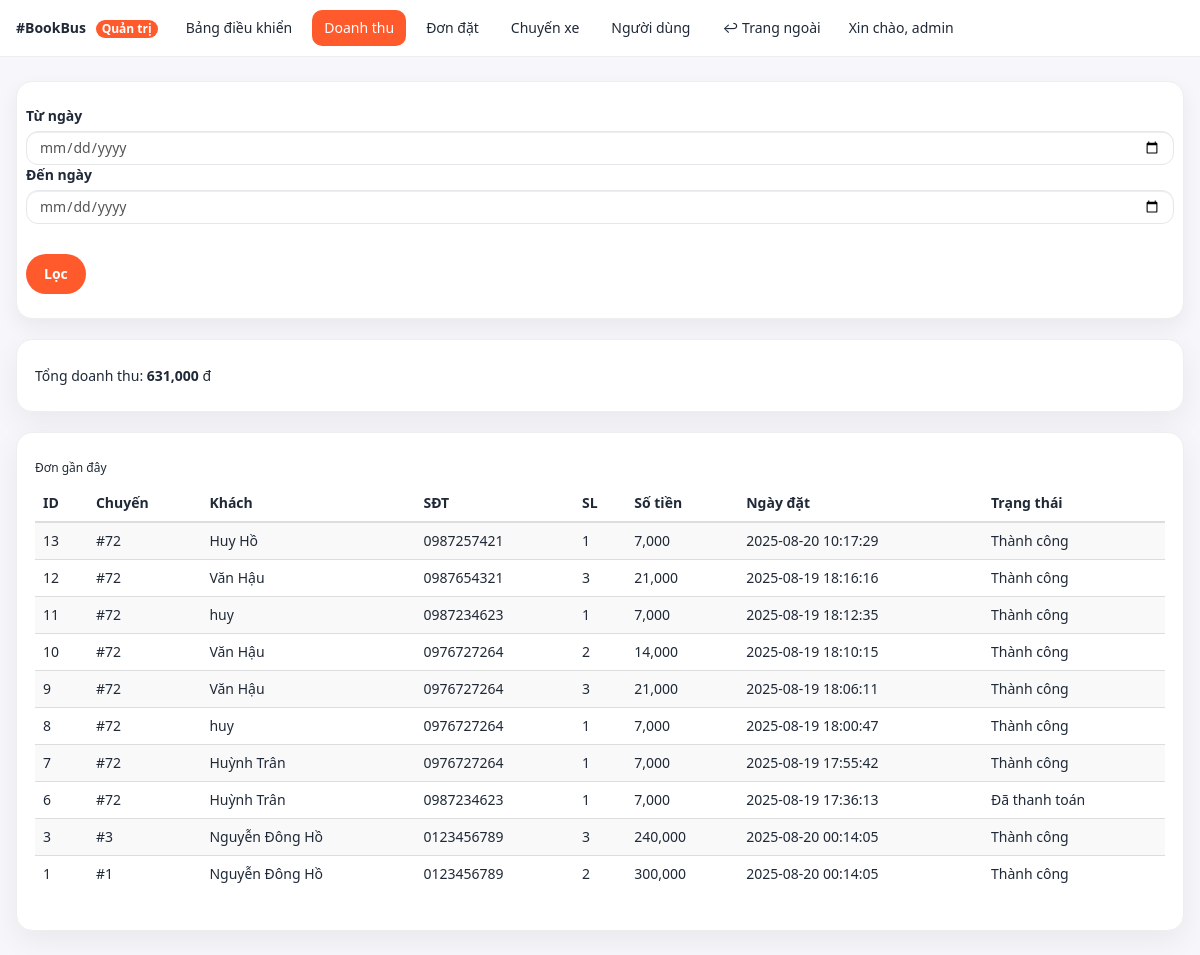
Page /admin/doanhthu.php (signed in) on the earlier database version.
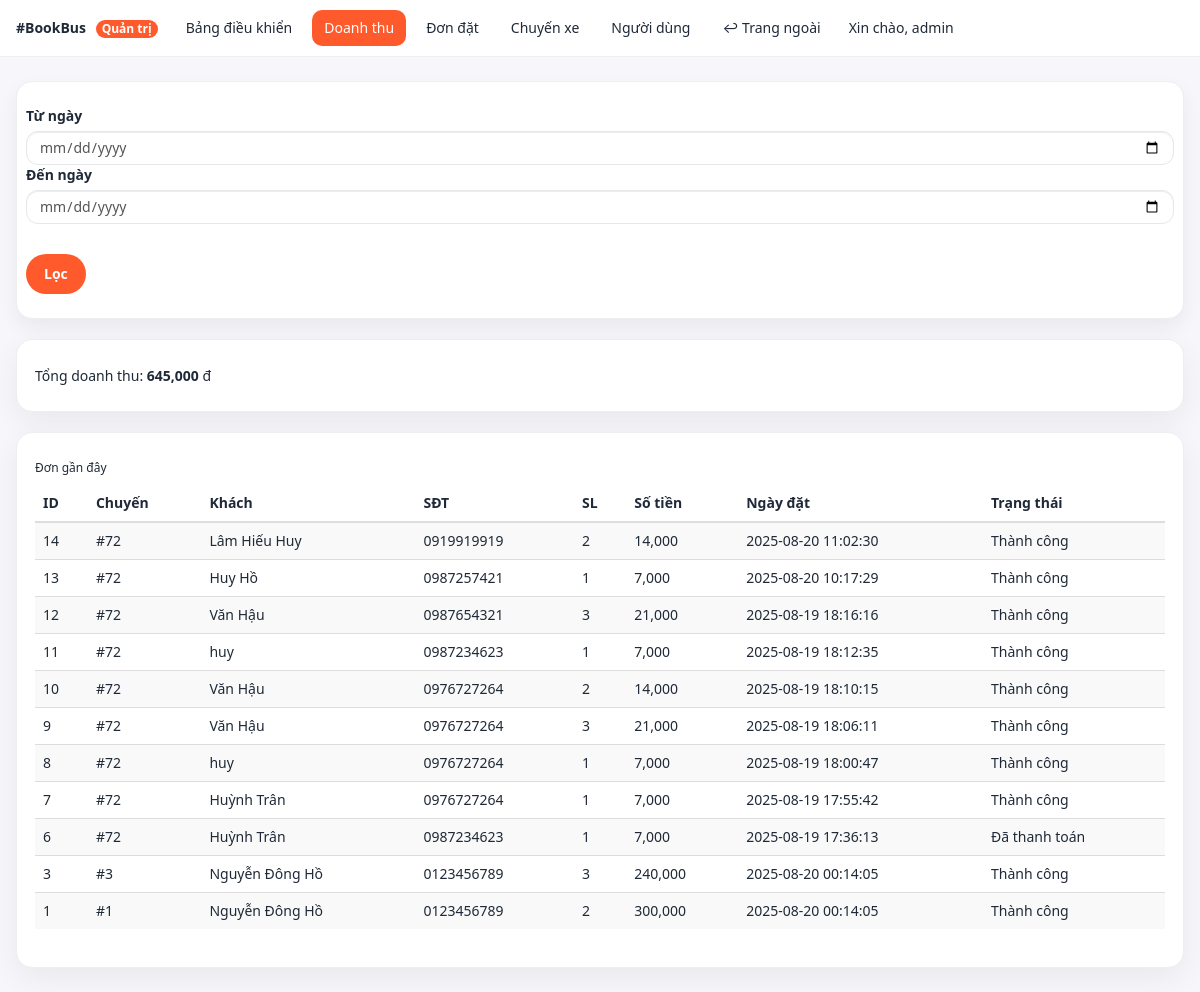
Same page on the later database version.
### tables this page shows
CREATE TABLE "dat_ve" (
        id INTEGER PRIMARY KEY AUTOINCREMENT,
        user_id INTEGER,
        id_chuyen INTEGER,
        ho_ten TEXT,
        email TEXT,
        sdt TEXT,
        so_luong INTEGER DEFAULT 1,
        amount REAL DEFAULT 0,
        gia_ve REAL DEFAULT 0,
        payment_status TEXT DEFAULT 'pending',
        order_id TEXT,
        ngay_dat TEXT DEFAULT (datetime('now', 'localtime')),
        created_at TEXT DEFAULT (datetime('now', 'localtime'))
    , payment_provider TEXT DEFAULT 'mock', txn_id TEXT, ipn_payload TEXT, updated_at TEXT);

### admin/doanhthu.php (the view, shortened to what this page needs)
<?php
$active = "revenue";
require_once __DIR__ . "/_layout_top.php";
require_once __DIR__ . "/../libs/db_chuyenxe.php";
$from = $_GET['from'] ?? '';
$to   = $_GET['to']   ?? '';
$where = "payment_status IN ('success','paid')";
$sqlSum = "SELECT COALESCE(SUM(amount),0) AS total FROM dat_ve WHERE $where";
$st = $pdo->prepare($sqlSum);
$st->execute();
$total = (int)$st->fetchColumn();
$sqlList = "SELECT id, id_chuyen, ho_ten, sdt, so_luong, amount, ngay_dat, payment_status
            FROM dat_ve WHERE $where ORDER BY id DESC LIMIT 50";
$st2 = $pdo->prepare($sqlList);
$st2->execute();
$rows = $st2->fetchAll(PDO::FETCH_ASSOC);
function vn_status($s){
  $map = [
    'pending'  => 'Chờ thanh toán',
    'paid'     => 'Đã thanh toán',
    'success'  => 'Thành công',
    'failed'   => 'Thất bại',
    'refunded' => 'Đã hoàn tiền',
  ];
  return $map[$s] ?? $s;
}
?>
<div class="form-card" style="margin-bottom:20px;">
  <form class="row g-3" method="get">
    <div class="col-auto">
      <label class="form-label">Từ ngày</label>
      <input type="date" class="form-control" name="from" value="<?=htmlspecialchars($from)?>">
    </div>
    <div class="col-auto">
      <label class="form-label">Đến ngày</label>
      <input type="date" class="form-control" name="to" value="<?=htmlspecialchars($to)?>">
    </div>
    <div class="col-auto" style="padding-top:30px;">
      <button class="btn btn-brand">Lọc</button>
    </div>
  </form>
</div>
<div class="cardx" style="margin-bottom:20px;">
  <h5>Tổng doanh thu: <b><?= number_format($total) ?></b> đ</h5>
</div>
<div class="cardx">
  <h6>Đơn gần đây</h6>
  <div class="table-responsive">
    <table class="table table-striped table-sm">
      <thead><tr>
        <th>ID</th><th>Chuyến</th><th>Khách</th><th>SĐT</th><th>SL</th><th>Số tiền</th><th>Ngày đặt</th><th>Trạng thái</th>
      </tr></thead>
      <tbody>
      <?php foreach ($rows as $r): ?>
        <tr>
          <td><?=$r['id']?></td>
          <td>#<?=$r['id_chuyen']?></td>
          <td><?=htmlspecialchars($r['ho_ten'])?></td>
          <td><?=htmlspecialchars($r['sdt'])?></td>
          <td><?=$r['so_luong']?></td>
          <td><?=number_format((int)$r['amount'])?></td>
          <td><?=htmlspecialchars($r['ngay_dat'])?></td>
          <td><?=vn_status($r['payment_status'])?></td>
      <?php endforeach; ?>
      </tbody>
    </table>
  </div>
</div>
<?php require_once __DIR__ . "/_layout_bottom.php"; ?>

### admin/_layout_top.php (shortened to what this page needs)
<!doctype html>
<html lang="vi">
<head>
  <link rel="stylesheet" href="../css/bootstrap.min.css">
  <link rel="stylesheet" href="assets/admin.css">
</head>
<body class="admin-body">
  <header class="admin-header">
    <div class="brand">
      <a href="index.php" class="brand-link">#BookBus <span class="badge">Quản trị</span></a>
    </div>
    <nav class="admin-nav">
      <a class="nav-link <?= ($active ?? '')==='dashboard'?'active':'' ?>" href="index.php">Bảng điều khiển</a>
      <a class="nav-link <?= ($active ?? '')==='revenue'?'active':'' ?>" href="doanhthu.php">Doanh thu</a>
      <a class="nav-link <?= ($active ?? '')==='orders'?'active':'' ?>" href="orders.php">Đơn đặt</a>
      <a class="nav-link <?= ($active ?? '')==='trips'?'active':'' ?>" href="trips.php">Chuyến xe</a>
      <a class="nav-link <?= ($active ?? '')==='users'?'active':'' ?>" href="users.php">Người dùng</a>
      <a class="nav-link" href="../trangchu.php">↩ Trang ngoài</a>
    </nav>
    <div class="admin-user">
      <span class="hello">Xin chào, <?= htmlspecialchars($_SESSION['user']['username'] ?? ($_SESSION['user']['email'] ?? 'admin')) ?></span>
    </div>
  </header>
  <main class="admin-main container-xl">

### admin/_layout_bottom.php (shortened to what this page needs)
</main>
</body>
</html>

### admin/assets/admin.css (style rules this page uses)
:root { --brand:#ff5a2c;--brand-ink:#1f2937;--muted:#6b7280;--bg:#f7f7fb;--card:#fff;--ring:rgba(255,90,44,.35) }
.admin-body { background:var(--bg);color:var(--brand-ink);font-family:system-ui,-apple-system,Segoe UI,Roboto,Helvetica,Arial,sans-serif }
.admin-header { position:sticky;top:0;z-index:100;display:flex;align-items:center;gap:16px;background:#fff;border-bottom:1px solid #eee;padding:10px 16px }
.brand-link { text-decoration:none;color:var(--brand-ink);font-weight:800 }
.brand .badge { background:var(--brand);color:#fff;font-size:12px;padding:3px 6px;border-radius:999px;margin-left:6px }
.admin-nav { display:flex;gap:8px }
.admin-nav .nav-link { padding:8px 12px;border-radius:10px;text-decoration:none;color:var(--brand-ink) }
.admin-nav .nav-link.active { background:var(--brand);color:#fff }
.admin-main { padding:24px 16px }
.cardx { background:var(--card);border-radius:16px;box-shadow:0 10px 30px rgba(0,0,0,.06);border:1px solid #eee;padding:18px }
.form-card { background:var(--card);border-radius:16px;padding:24px;border:1px solid #eee;box-shadow:0 8px 20px rgba(0,0,0,.06) }
.form-control,.form-select { border-radius:12px;border:1px solid #e5e7eb;padding:10px 12px }
.btn-brand { background:var(--brand);color:#fff;border:none;border-radius:999px;padding:10px 18px;font-weight:600 }

Differences in the rows shown:
added dat_ve: id "14", id_chuyen "72", ho_ten "Lâm Hiếu Huy", sdt "0919919919", so_luong "2", amount "14,000", ngay_dat "2025-08-20 11:02:30", payment_status "Thành công"
Other differences:
$total: "631,000" → "645,000"
